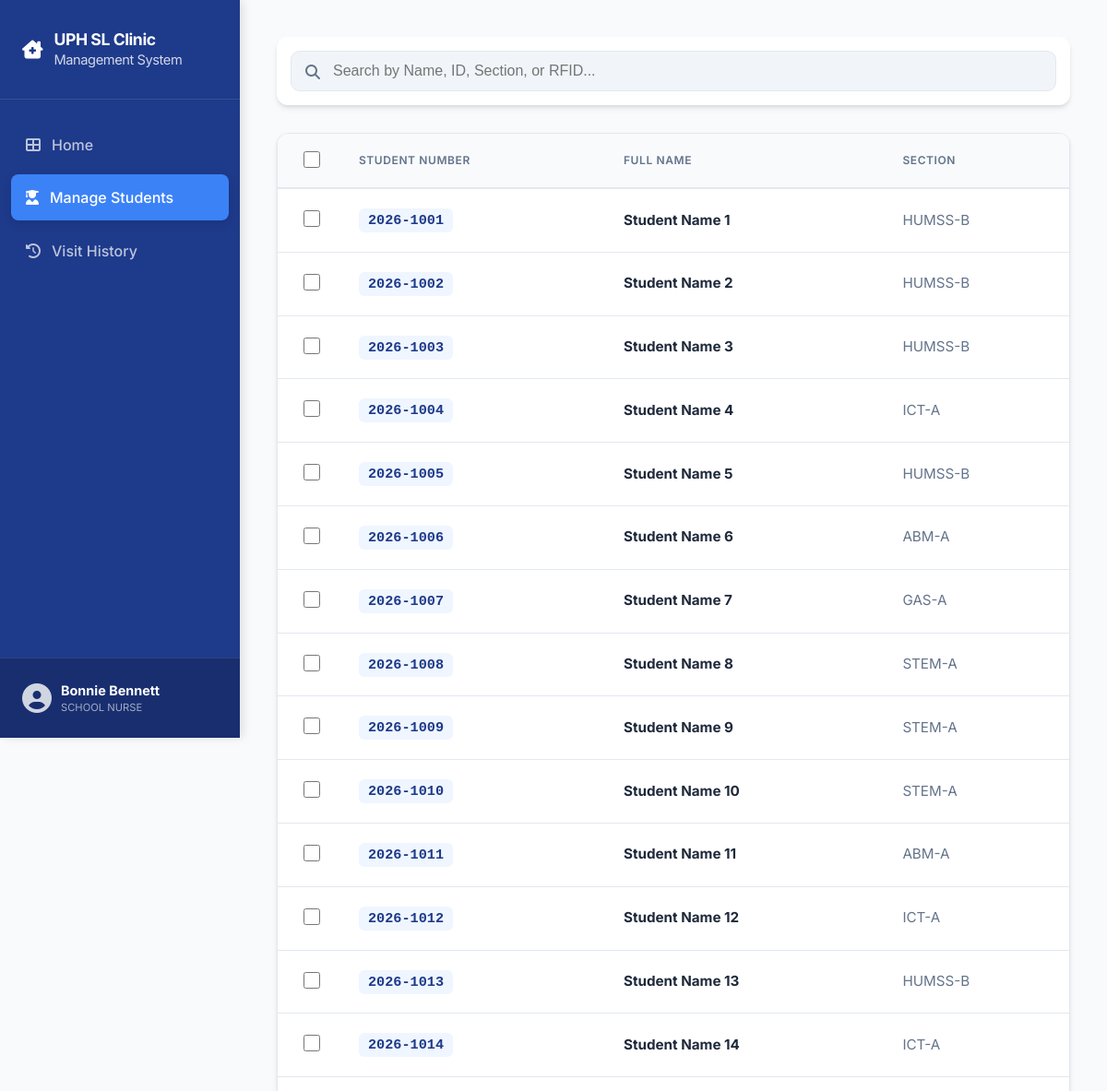
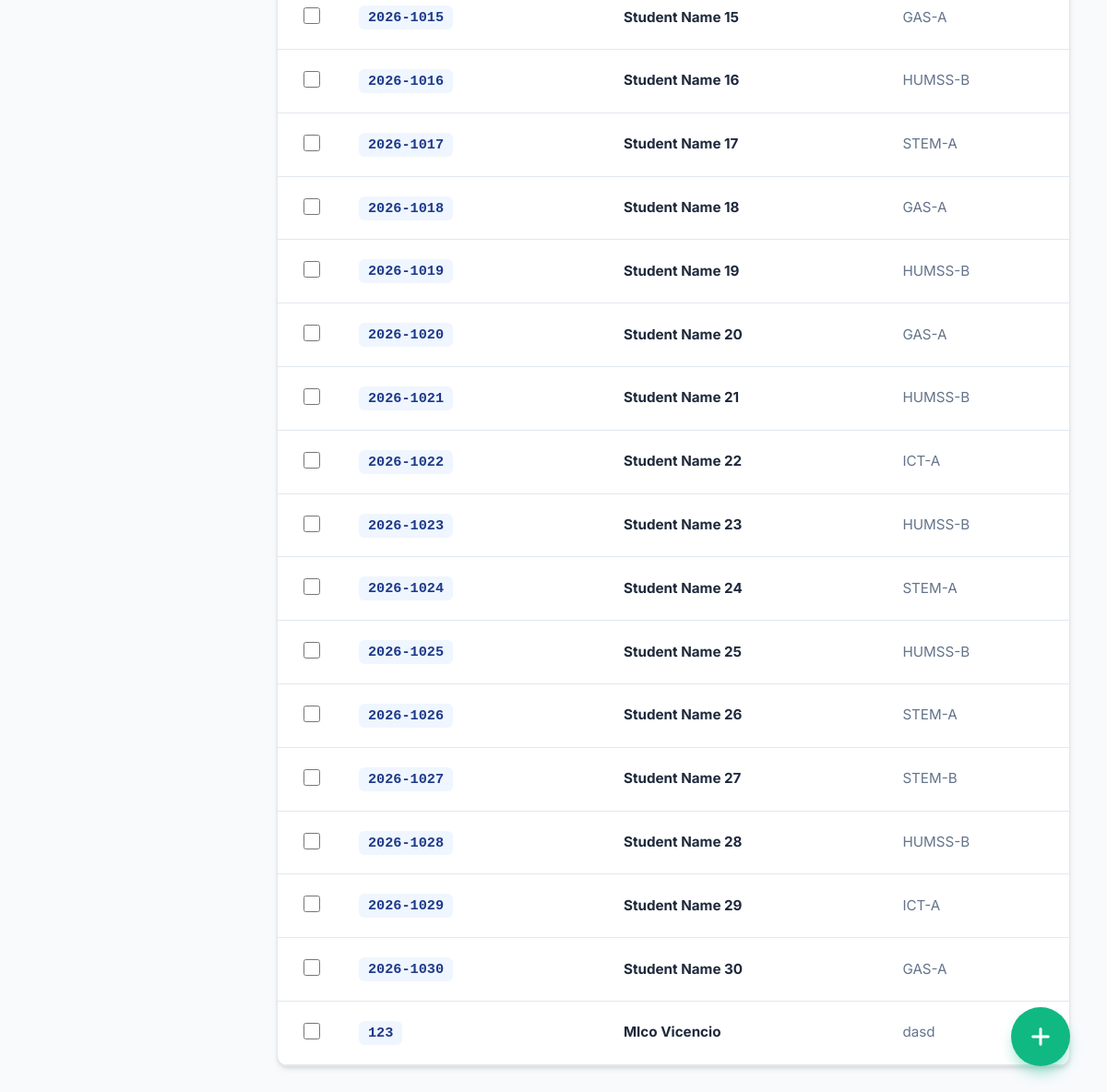
The app's page /manage_students (signed in), older data (2 pictures, top to bottom).
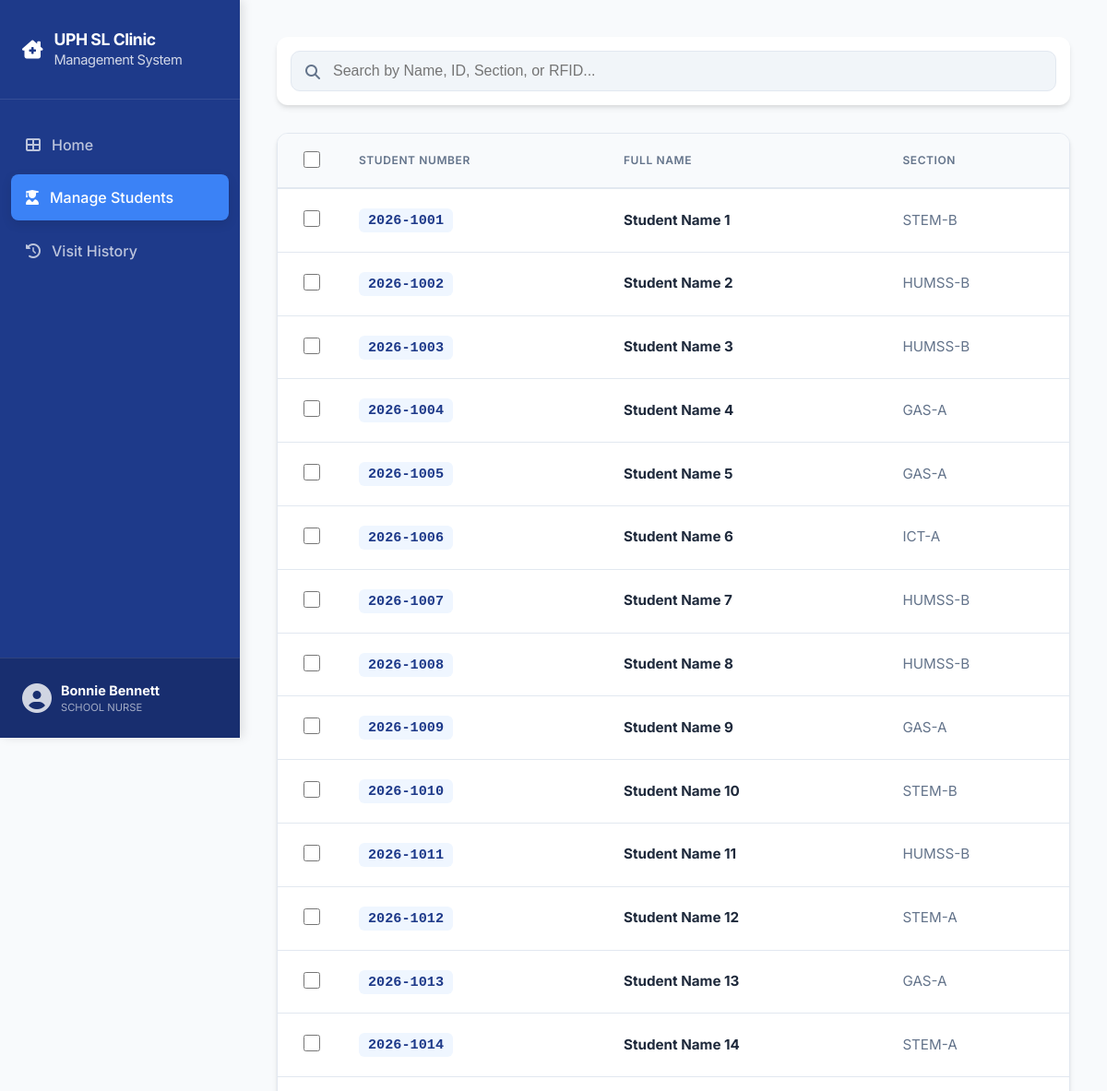
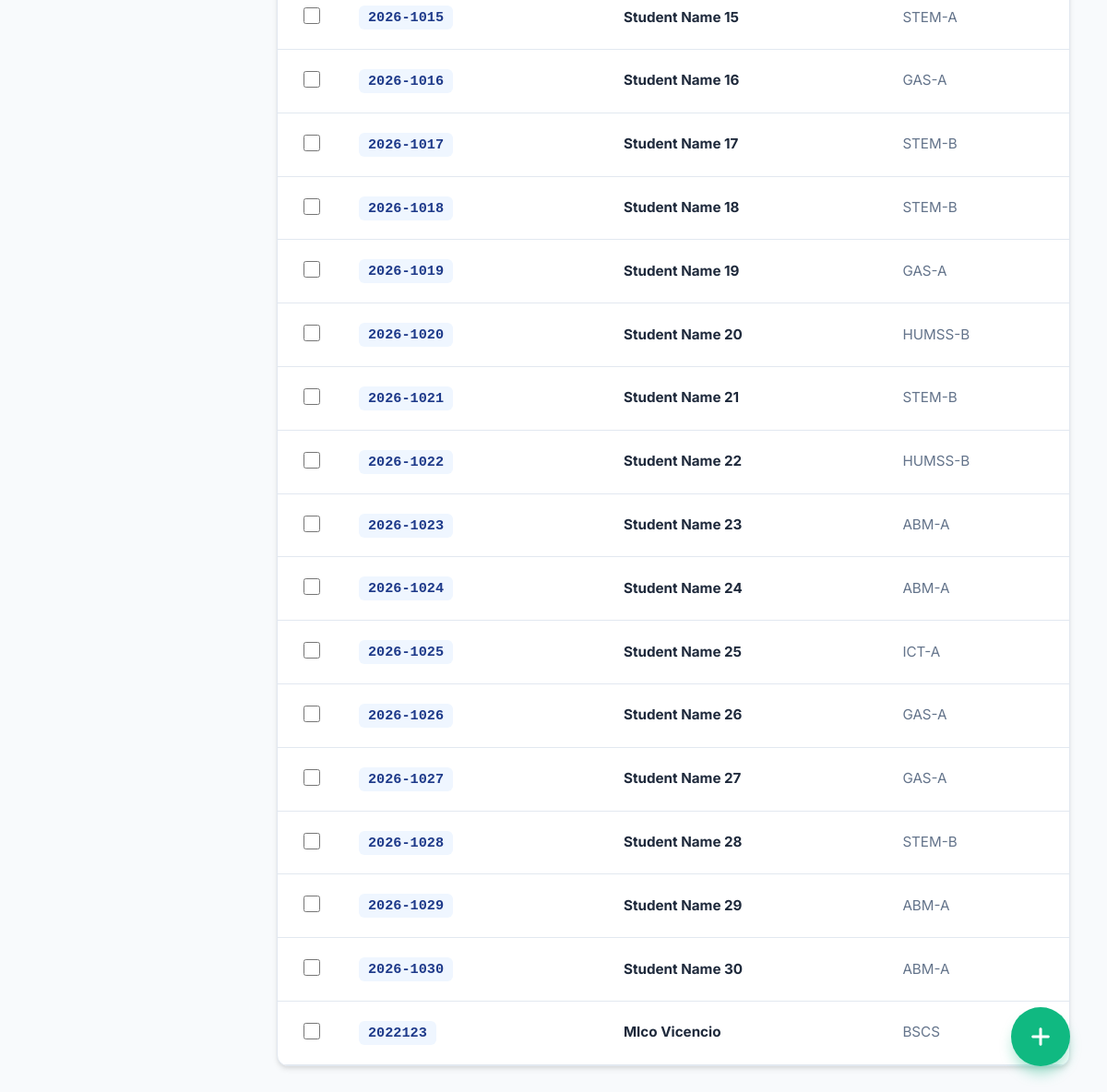
The same page, newer data (2 pictures, top to bottom).
### tables this page shows
CREATE TABLE nurses (id INTEGER PRIMARY KEY AUTOINCREMENT, full_name TEXT, address TEXT, contact_number TEXT, username TEXT UNIQUE, password TEXT);

CREATE TABLE students (id INTEGER PRIMARY KEY AUTOINCREMENT, rfid_uid TEXT UNIQUE, student_number TEXT UNIQUE, full_name TEXT, address TEXT, age INTEGER, grade TEXT, section TEXT, allergies TEXT, medical_condition TEXT, parent_name TEXT, parent_contact_number TEXT, parent_email TEXT);

### app.py (the view)
@app.route("/manage_students")
def manage_students():
    if session.get("role") != "nurse":
        return redirect(url_for("login"))
    conn = get_db()
    students = conn.execute("SELECT id, student_number, full_name, section, grade, rfid_uid FROM students").fetchall()
    nurse_id = session.get("user_id")
    nurse = conn.execute("SELECT * FROM nurses WHERE id=?", (nurse_id,)).fetchone()
    conn.close()
    return render_template("manage_students.html", students=students, nurse=nurse)

### app.py (called while the page is built)
def get_db():
    conn = sqlite3.connect("clinic.db")
    conn.row_factory = sqlite3.Row
    return conn

### templates/manage_students.html (shortened to what this page needs)
<!DOCTYPE html>
<html lang="en">
<head>
    <link rel="stylesheet" href="https://cdnjs.cloudflare.com/ajax/libs/font-awesome/6.4.0/css/all.min.css">
</head>
<body>
<aside>
    <div class="sidebar-header">
        <i class="fas fa-clinic-medical fa-lg"></i>
        <h1>UPH SL Clinic<br><small style="font-weight:400; opacity:0.8;">Management System</small></h1>
    </div>
    <nav class="sidebar-nav">
        <a href="{{ url_for('nurse_dashboard') }}">
            <i class="fas fa-th-large"></i> Home
        </a>
        <a href="{{ url_for('manage_students') }}" class="active">
            <i class="fas fa-user-graduate"></i> Manage Students
        </a>
        <a href="{{ url_for('visit_history') }}">
            <i class="fas fa-history"></i> Visit History
        </a>
    </nav>
    <div class="sidebar-footer">
        <div class="user-box">
            <i class="fas fa-user-circle fa-2x" style="opacity:0.8"></i>
            <div>
                <div style="font-weight: 700; font-size: 0.9rem;">{{ nurse['full_name'] }}</div>
                <div style="font-size: 0.7rem; opacity: 0.6; text-transform: uppercase;">School Nurse</div>
            </div>
        </div>
    </div>
</aside>
<main>
    <div class="controls">
        <div class="search-bar">
            <i class="fas fa-search"></i>
            <input type="text" id="mainSearch" placeholder="Search by Name, ID, Section, or RFID..." oninput="filterData()">
        </div>
    </div>
    <div class="table-wrapper">
        <table>
            <thead>
                <tr>
                    <th style="width: 40px; text-align: center;"><input type="checkbox" id="selectAll" onclick="toggleAll(this)"></th>
                    <th>Student Number</th>
                    <th>Full Name</th>
                    <th>Section</th>
                </tr>
            </thead>
            <tbody id="studentBody">
                {% for student in students %}
                <tr class="clickable-row" onclick="viewProfile({{ student['id'] }})" data-search="{{ student['full_name'] }} {{ student['student_number'] }} {{ student['section'] }} {{ student['rfid_uid'] }}">
                    <td style="text-align: center;" onclick="event.stopPropagation()"><input type="checkbox" class="student-checkbox" value="{{ student['id'] }}" onclick="updateDeleteBtn()"></td>
                    <td><span class="student-id-pill">{{ student['student_number'] }}</span></td>
                    <td><strong>{{ student['full_name'] }}</strong></td>
                    <td><span style="color: var(--text-muted)">{{ student['section'] }}</span></td>
                </tr>
                {% endfor %}
            </tbody>
        </table>
    </div>
</main>
<button class="fab-add" title="Add New Student" onclick="openAddModal()"><i class="fas fa-plus"></i></button>
</body>
</html>

### templates/manage_students.html (style rules this page uses)
:root { --primary: #1e3a8a; --primary-light: #3b82f6; --success: #10b981; --danger: #ef4444; --warning: #f59e0b; --bg: #f8fafc; --surface: #ffffff; --text-main: #1e293b; --text-muted: #64748b; --border: #e2e8f0; --radius: 12px; --sidebar-width: 260px; --shadow: 0 4px 6px -1px rgba(0, 0, 0, 0.1), 0 2px 4px -1px rgba(0, 0, 0, 0.06); }
body { font-family: 'Inter', sans-serif; background-color: var(--bg); margin: 0; color: var(--text-main); line-height: 1.5; display: flex; min-height: 100vh; }
aside { width: var(--sidebar-width); background: var(--primary); color: white; position: fixed; height: 100vh; display: flex; flex-direction: column; box-shadow: 4px 0 10px rgba(0,0,0,0.1); z-index: 1000; }
.sidebar-header { padding: 2rem 1.5rem; display: flex; align-items: center; gap: 12px; border-bottom: 1px solid rgba(255,255,255,0.1); }
.sidebar-header h1 { font-size: 1.1rem; margin: 0; font-weight: 700; letter-spacing: -0.025em; line-height: 1.2; }
.sidebar-nav { flex: 1; padding: 1.5rem 0.75rem; }
.sidebar-nav a { display: flex; align-items: center; gap: 12px; text-decoration: none; color: rgba(255,255,255,0.7); padding: 0.8rem 1rem; border-radius: 8px; margin-bottom: 8px; font-weight: 500; transition: all 0.3s ease; }
.sidebar-nav a.active { background: var(--primary-light); color: white; box-shadow: 0 4px 12px rgba(0,0,0,0.1); }
.sidebar-footer { padding: 1.5rem; background: rgba(0,0,0,0.2); border-top: 1px solid rgba(255,255,255,0.1); }
.sidebar-footer .user-box { display: flex; align-items: center; gap: 10px; }
main { flex: 1; margin-left: var(--sidebar-width); padding: 2.5rem; max-width: calc(100% - var(--sidebar-width)); box-sizing: border-box; }
.controls { display: flex; gap: 20px; margin-bottom: 30px; align-items: center; background: var(--surface); padding: 15px; border-radius: var(--radius); box-shadow: var(--shadow); }
.search-bar { flex: 1; position: relative; }
.search-bar input { width: 100%; padding: 12px 12px 12px 45px; border-radius: 10px; border: 1px solid var(--border); font-size: 1rem; transition: 0.3s; background: #f1f5f9; box-sizing: border-box; }
.search-bar i { position: absolute; left: 16px; top: 15px; color: var(--text-muted); }
.table-wrapper { background: var(--surface); border-radius: var(--radius); overflow: hidden; box-shadow: var(--shadow); border: 1px solid var(--border); }
table { width: 100%; border-collapse: collapse; }
th { background: #f8fafc; color: var(--text-muted); font-weight: 600; text-transform: uppercase; font-size: 0.75rem; letter-spacing: 0.05em; padding: 1rem; border-bottom: 2px solid var(--border); text-align: left; }
td { padding: 1.25rem 1rem; border-bottom: 1px solid var(--border); font-size: 0.95rem; }
.clickable-row { transition: background 0.2s; cursor: pointer; }
.student-id-pill { background: #eff6ff; color: var(--primary); padding: 4px 10px; border-radius: 6px; font-family: monospace; font-weight: 700; }
.fab-add { position: fixed; bottom: 40px; right: 40px; width: 64px; height: 64px; background: var(--success); color: white; border-radius: 50%; display: flex; justify-content: center; align-items: center; font-size: 24px; box-shadow: 0 10px 15px -3px rgba(16, 185, 129, 0.4); border: none; cursor: pointer; z-index: 100; transition: 0.4s cubic-bezier(0.175, 0.885, 0.32, 1.275); }
input[type="checkbox"] { width: 18px; height: 18px; cursor: pointer; accent-color: var(--primary); }

Row changes from the older to the newer data that the page shows:
changed students "Student Name 1": section "HUMSS-B" → "STEM-B"
changed students "Student Name 4": section "ICT-A" → "GAS-A"
changed students "Student Name 5": section "HUMSS-B" → "GAS-A"
changed students "Student Name 6": section "ABM-A" → "ICT-A"
changed students "Student Name 7": section "GAS-A" → "HUMSS-B"
changed students "Student Name 8": section "STEM-A" → "HUMSS-B"
changed students "Student Name 9": section "STEM-A" → "GAS-A"
changed students "Student Name 10": section "STEM-A" → "STEM-B"
changed students "Student Name 11": section "ABM-A" → "HUMSS-B"
changed students "Student Name 12": section "ICT-A" → "STEM-A"
changed students "Student Name 13": section "HUMSS-B" → "GAS-A"
changed students "Student Name 14": section "ICT-A" → "STEM-A"
changed students "Student Name 15": section "GAS-A" → "STEM-A"
changed students "Student Name 16": section "HUMSS-B" → "GAS-A"
changed students "Student Name 17": section "STEM-A" → "STEM-B"
changed students "Student Name 18": section "GAS-A" → "STEM-B"
changed students "Student Name 19": section "HUMSS-B" → "GAS-A"
changed students "Student Name 20": section "GAS-A" → "HUMSS-B"
changed students "Student Name 21": section "HUMSS-B" → "STEM-B"
changed students "Student Name 22": section "ICT-A" → "HUMSS-B"
changed students "Student Name 23": section "HUMSS-B" → "ABM-A"
changed students "Student Name 24": section "STEM-A" → "ABM-A"
changed students "Student Name 25": section "HUMSS-B" → "ICT-A"
changed students "Student Name 26": section "STEM-A" → "GAS-A"
changed students "Student Name 27": section "STEM-B" → "GAS-A"
changed students "Student Name 28": section "HUMSS-B" → "STEM-B"
changed students "Student Name 29": section "ICT-A" → "ABM-A"
changed students "Student Name 30": section "GAS-A" → "ABM-A"
changed students "MIco Vicencio": student_number "123" → "2022123"; section "dasd" → "BSCS"
